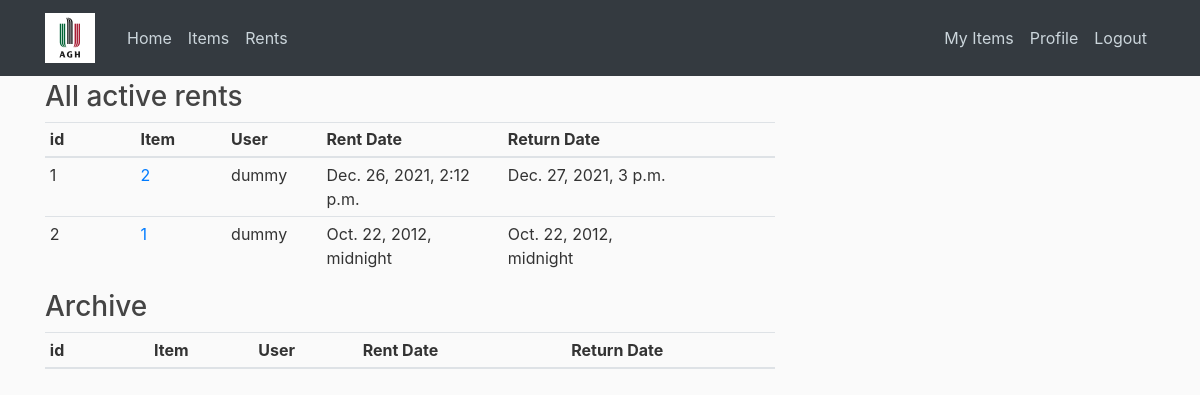
/rents/ (signed in), run on an earlier commit of the app's database.
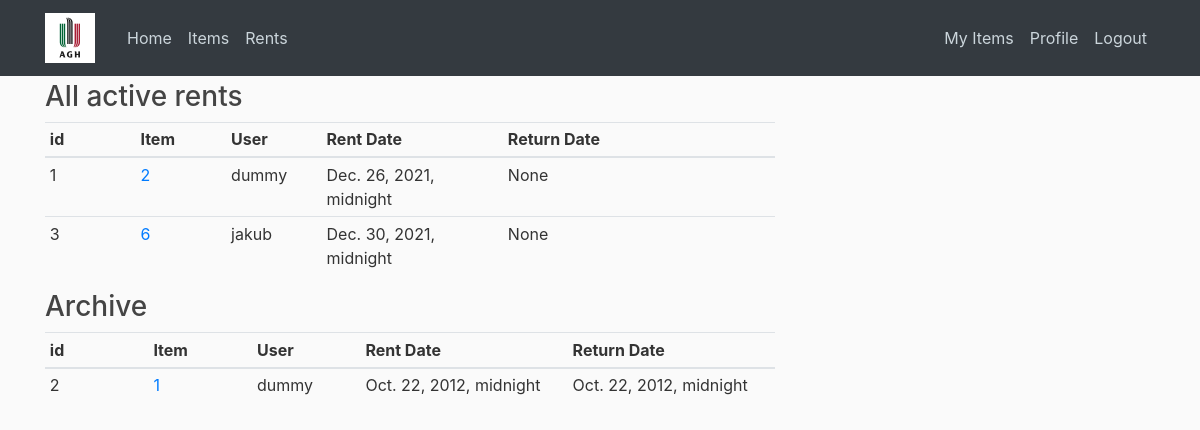
And on a later commit of the database.
### items/models.py (models this page shows, shortened)
class ItemRent(models.Model):
    item_id = models.ForeignKey(Item, on_delete=models.CASCADE)
    user_id = models.ForeignKey(settings.AUTH_USER_MODEL, on_delete=models.CASCADE)
    rent_date = models.DateTimeField(name='rent_date')
    return_date = models.DateTimeField(name='return_date', null=True, blank=True)
    is_archived = models.BooleanField(default=False)

class Item(models.Model):
    ITEM_STATUS = (
        ('rented','Rented'),
        ('available','Available'),
        ('missing','Missing'),
    )
    university_number   = models.CharField(max_length=2, null=True)
    building_number     = models.CharField(max_length=2, null=True)
    faculty_number      = models.CharField(max_length=2, null=True)
    room_number         = models.CharField(max_length=3, null=True)
    item_number         = models.CharField(max_length=3, unique=True)
    description         = models.CharField(max_length=50)
    status              = models.CharField(choices=ITEM_STATUS, default='available', max_length=30)
    rented_by           = models.ForeignKey(settings.AUTH_USER_MODEL, null=True, blank=True, on_delete=models.CASCADE)
    def __str__(self):
        return f'{self.pk}'

### items/views.py (the view)
# urls.py: path('rents/', api_views.ItemRentListView.as_view(), name='api-rents'),
class ItemRentListView(LoginRequiredMixin, PermissionRequiredMixin, generic.ListView):
    model = ItemRent
    template_name = 'items/rents-list.html'
    context_object_name = 'rents'
    permission_required = 'items.view_itemrent'
    def get_queryset(self):
        queryset = {
            'active': ItemRent.objects.filter(is_archived=False).all(),
            'archived': ItemRent.objects.filter(is_archived=True).all(),
            'teacher_permission': _has_group_permission(self.request.user, ['Teacher', 'admin'])
        }
        return queryset

### items/api/permissons.py (called while the page is built)
def _is_in_group(user, group_name):
    if user.is_superuser:
        return True
    try:
        return Group.objects.get(name=group_name).user_set.filter(id=user.id).exists()
    except Group.DoesNotExist:
        return None

def _has_group_permission(user, required_groups):
    return any([_is_in_group(user, group_name) for group_name in required_groups])

### items/templatetags/usertags.py (called while the page is built)
@register.filter(name='has_group')
def has_group(user, group_name):
    group = Group.objects.get(name=group_name)
    return True if group in user.groups.all() else False

### items/templates/items/rents-list.html (shortened to what this page needs)
{% extends 'items/base.html' %}
{% block content %}
<table class="table table-sm">
    <thead>
        <h3> All active rents</h3>
        <th class="col-1">id</th>
        <th class="col-1">Item</th>
        <th class="col-1">User</th>
        <th class="col-2">Rent Date</th>
        <th class="col-2">Return Date</th>
        <th class="col-1"></th>
    </thead>
    <tbody>
        {% for rent in rents.active %}
        <tr>
            <td>{{rent.pk}}</td>
            <td><a href="{% url 'items:items-detail' rent.item_id %}">{{rent.item_id}}</a></td>
            <td>{{rent.user_id}}</td>
            <td>{{rent.rent_date}}</td>
            <td>{{rent.return_date}}</td>
            <td>
            </td>
        </tr>
        {% endfor %}
    </tbody>
</table>
<table class="table table-sm">
    <thead>
        <h3> Archive</h3>
        <th class="col-1">id</th>
        <th class="col-1">Item</th>
        <th class="col-1">User</th>
        <th class="col-2">Rent Date</th>
        <th class="col-2">Return Date</th>
    </thead>
    <tbody>
        {% for rent in rents.archived %}
            <td>{{rent.pk}}</td>
            <td><a href="{% url 'items:items-detail' rent.item_id %}">{{rent.item_id}}</a></td>
            <td>{{rent.user_id}}</td>
            <td>{{rent.rent_date}}</td>
            <td>{{rent.return_date}}</td>
        {% endfor %}
    </tbody>
</table>
{% endblock content%}

What changed in the data, as far as the page shows it:
changed ItemRent id 1: rent_date "Dec. 26, 2021, 2:12 p.m." → "Dec. 26, 2021, midnight"; return_date "Dec. 27, 2021, 3 p.m." → "None"
added ItemRent: pk "3", item_id "6", user_id "jakub", rent_date "Dec. 30, 2021, midnight", return_date "None", shown under "All active rents"
changed ItemRent "Oct. 22, 2012, midnight": moves from the list under "All active rents" to the list under "Archive"
